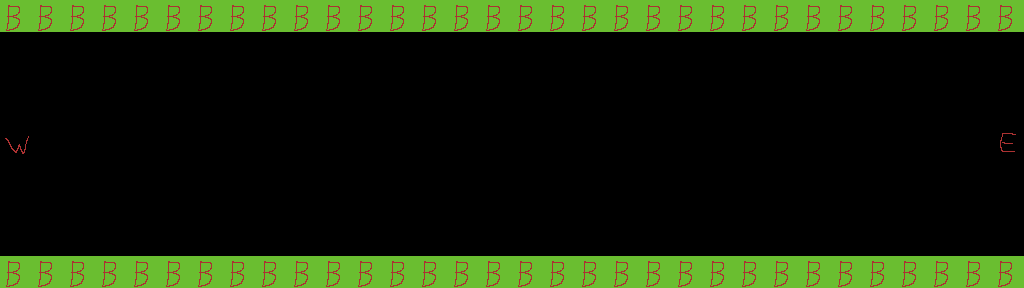

Rendered tile map (Tiled .tmx) drawn with the repository's tilesets; below, a short description and the full map source, tile grids included:
An orthogonal 32x9 tile map with 32x32 px tiles, 1 tile layer (Tile Layer 1).

<map version="1.4" tiledversion="1.4.2" orientation="orthogonal" renderorder="right-down" width="32" height="9" tilewidth="32" tileheight="32" infinite="0" nextlayerid="2" nextobjectid="1">
 <tileset firstgid="1" source="Blocks.tsx" />
 <layer id="1" name="Tile Layer 1" width="32" height="9">
  <data encoding="csv">
6,6,6,6,6,6,6,6,6,6,6,6,6,6,6,6,6,6,6,6,6,6,6,6,6,6,6,6,6,6,6,6,
0,0,0,0,0,0,0,0,0,0,0,0,0,0,0,0,0,0,0,0,0,0,0,0,0,0,0,0,0,0,0,0,
0,0,0,0,0,0,0,0,0,0,0,0,0,0,0,0,0,0,0,0,0,0,0,0,0,0,0,0,0,0,0,0,
0,0,0,0,0,0,0,0,0,0,0,0,0,0,0,0,0,0,0,0,0,0,0,0,0,0,0,0,0,0,0,0,
4,0,0,0,0,0,0,0,0,0,0,0,0,0,0,0,0,0,0,0,0,0,0,0,0,0,0,0,0,0,0,3,
0,0,0,0,0,0,0,0,0,0,0,0,0,0,0,0,0,0,0,0,0,0,0,0,0,0,0,0,0,0,0,0,
0,0,0,0,0,0,0,0,0,0,0,0,0,0,0,0,0,0,0,0,0,0,0,0,0,0,0,0,0,0,0,0,
0,0,0,0,0,0,0,0,0,0,0,0,0,0,0,0,0,0,0,0,0,0,0,0,0,0,0,0,0,0,0,0,
6,6,6,6,6,6,6,6,6,6,6,6,6,6,6,6,6,6,6,6,6,6,6,6,6,6,6,6,6,6,6,6
</data>
 </layer>
</map>